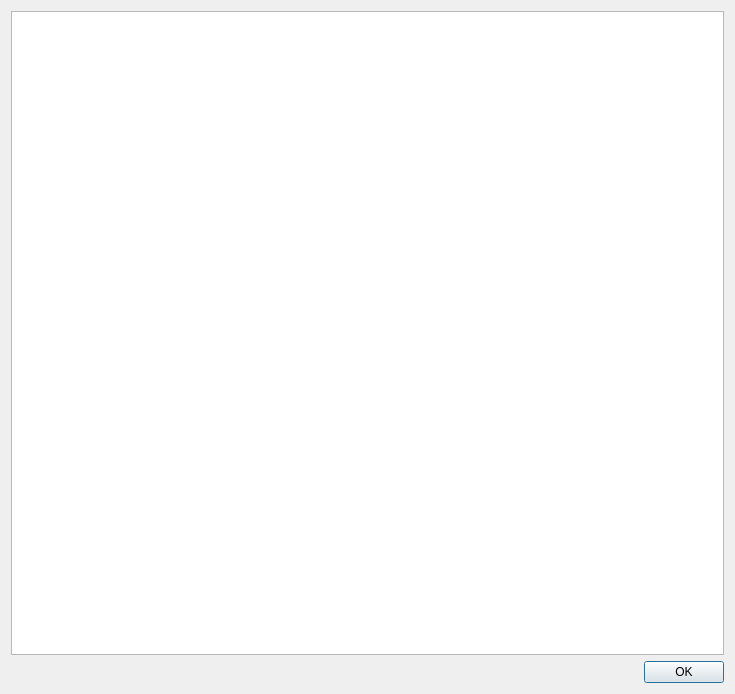
<?xml version="1.0" encoding="UTF-8"?>
<ui version="4.0">
 <class>LicensesDialog</class>
 <widget class="QDialog" name="LicensesDialog">
  <property name="geometry">
   <rect>
    <x>0</x>
    <y>0</y>
    <width>735</width>
    <height>694</height>
   </rect>
  </property>
  <property name="windowTitle">
   <string>Lizenzen</string>
  </property>
  <layout class="QVBoxLayout" name="verticalLayout">
   <item>
    <widget class="QTextBrowser" name="teLicenses"/>
   </item>
   <item>
    <layout class="QHBoxLayout" name="horizontalLayout">
     <item>
      <spacer name="spacer">
       <property name="orientation">
        <enum>Qt::Horizontal</enum>
       </property>
       <property name="sizeType">
        <enum>QSizePolicy::Expanding</enum>
       </property>
       <property name="sizeHint" stdset="0">
        <size>
         <width>20</width>
         <height>10</height>
        </size>
       </property>
      </spacer>
     </item>
     <item>
      <widget class="QPushButton" name="pbOk">
       <property name="text">
        <string>OK</string>
       </property>
       <property name="default">
        <bool>true</bool>
       </property>
      </widget>
     </item>
    </layout>
   </item>
  </layout>
 </widget>
 <resources/>
 <connections/>
</ui>
